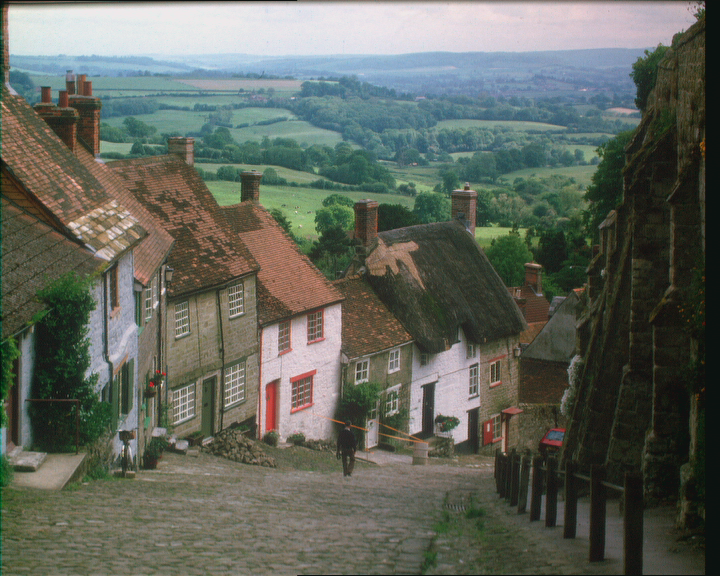
#> input picture Fuzzy/Main/images/goldhill.bmp, 720 x 576 px
$ python main.py
#> lines starting #> are read from the running program, lines starting #| are printed output that depends on the picture
### Fuzzy/Main/pixil_manip.py
import numpy as np
import cv2 as cv

"""
* FILENAME: pixil_manip.py
* DESCRIPTION:
*   contains function for manipulating pixils in the image.
*   WIP
"""


# >> creates matrix with dPj
#
# Parameter: np.matrix of size 3x3
# Return:    np.matrix of size 3x3 with the modified values
#
# Description:
# Will take in a 3x3 matrix representing grayscale pixils
# where each pixil is label Pj(from 1 to 8),
# with the center pixil being P (the main pixil)
# in the return matrix each Pj will be modified as follows:
# dPj = |Pj - P|
#
# | P1, P2, P3 |    | dP1, dP2, dP3 |
# | P4, P,  P5 | -> | dP4,  P,  dP5 |
# | P6, P7, P8 |    | dP6, dP7, dP8 |
#
# P is main pixle and Pj are the surrounding.
# d stands for delta
# [20 lines left out: functions get_dPj_matrix, apply_fuzzy_contrast, not called in this run]


def scale_down(img, max_height=200):
    # max_height is also the new width For simplicity
    # the desired size is 200 rows (height)

    # the resize ratio, what % we will resize the image
    resize_ratio = max_height/img.shape[0]
    if (resize_ratio >= 1):  # if smaller then don't resize
        return img

    new_width = int(img.shape[1] * resize_ratio)

    # doing the resizing
    # in short interpolation is a method for estimating the unkown values between two points
    # ...it much more complex than that though
    # using bilinear interpolation, which is linear interpolation but for two variables (x,y)
    img = cv.resize(img, [new_width, max_height], interpolation=cv.INTER_AREA)
    return img


# [9 lines left out: function scale_up, not called in this run]

### Fuzzy/Main/Edge_Fuzzy.py
from skfuzzy import control as ctrl     # the control system simulaion
import skfuzzy as fuzz                  # fuzzy logic and mf
import numpy as np                      # arrays and array operations


# >> dPj fuzzy set
# This creates the UOD and membership function
# for a single pixil value
# [68 lines left out: functions create_bit_fuzzy_set, create_edge_fuzzy_set, create_matrixOf_bit_fuzzy_set, create_control_sim, isEdge, not called in this run]


# contrast adjustment
# =======================================================
# =======================================================
def _create_intensity_fuzzy_set():
    # creating universe of discorse (0~255)
    uod_intensity = ctrl.Antecedent(np.arange(0, 256, 1), 'intensity')
    uod_intensity["Darker"] = fuzz.trapmf(
        uod_intensity.universe, [0, 0, 80, 150])
    uod_intensity["Gray"] = fuzz.trimf(uod_intensity.universe, [20, 80, 140])
    uod_intensity["Brighter"] = fuzz.trapmf(
        uod_intensity.universe, [80, 150, 255, 255])
    return uod_intensity


# [11 lines left out: function _create_output_intensity_fuzzy_set, not called in this run]


def create_intensity_sim():
    intensity = _create_intensity_fuzzy_set()
    output = _create_output_intensity_fuzzy_set()
    rule1 = ctrl.Rule(intensity['Darker'], output['Darkest'])
    rule2 = ctrl.Rule(intensity['Gray'], output['Gray'])
    rule3 = ctrl.Rule(intensity['Brighter'], output['Brightest'])
    intensity_ctrl = ctrl.ControlSystem([rule1, rule2, rule3])
    return ctrl.ControlSystemSimulation(intensity_ctrl)

### Fuzzy/Main/main.py
import Edge_Fuzzy as ef     # (custom) the fuzzy logic library
import pixil_manip as pm    # (custom) pixel manipulation library
import numpy as np          # for the matrix, and arrays
import cv2 as cv            # img reading and resizing
# import timeit              # benchmarking
# import matplotlib.pyplot as plt         # Displaying the plots


def apply_contrast(img):
    return_img = img
    intensity_sim = ef.create_intensity_sim()
    for i in range(img.shape[0]):
        print(i)
        for j in range(img.shape[1]):
            intensity_sim.input["intensity"] = return_img[i, j]
            intensity_sim.compute()
            return_img[i, j] = intensity_sim.output['output']
            #print(return_img[i, j])
    return return_img


# >> detect image edges
#
# parameters:
# img: the image we want to detect its edges
# simulation: the control sim with the appropriate mfs
#
# returns:
# image of the same shape-1 with the edges being white dots
# and non-edges being black.
#
def detect_edges(img, simulation):
    # creating an empty image
    returnImg = np.zeros((img.shape[0], img.shape[1], 3), np.uint8)

    # for each pixel
    # that is not at the image edge
    for i in range(1, img.shape[0]-1):
        print(i)    # works like a loading bar
        for j in range(1, img.shape[1]-1):
            # creating matrix
            mat = np.matrix([   # reading gray pixil values
                [img[i-1, j-1], img[i-1, j], img[i-1, j+1]],
                [img[i, j-1], img[i, j], img[i, j+1]],
                [img[i+1, j-1], img[i+1, j], img[i+1, j+1]]])
            mat_dPj = pm.get_dPj_matrix(mat)                # getting contrast
            # sending the inputs to the simulation
            pm.apply_fuzzy_contrast(simulation, mat_dPj)
            if(ef.isEdge(simulation)):                      # detecting if edge
                returnImg[i, j] = (255, 255, 255)           # draw a white dot
    print("done")
    return returnImg


# for simplicity
def show_and_wait(img, window="Testing"):
    cv.imshow(window, img)
    cv.waitKey(0)


# reading the image and displaying it
img = cv.imread("images/goldhill.bmp")
#> img is the input picture: shape (576, 720, 3); mean B, G, R 92.8, 102.2, 97.6
original_shape = img.shape[0:2]  # holding the orignal shape for later
#> original_shape = (576, 720)
show_and_wait(img)

# converting the image to grayscale, displaying, and compressing it.
img_gray = cv.cvtColor(img, cv.COLOR_BGR2GRAY)
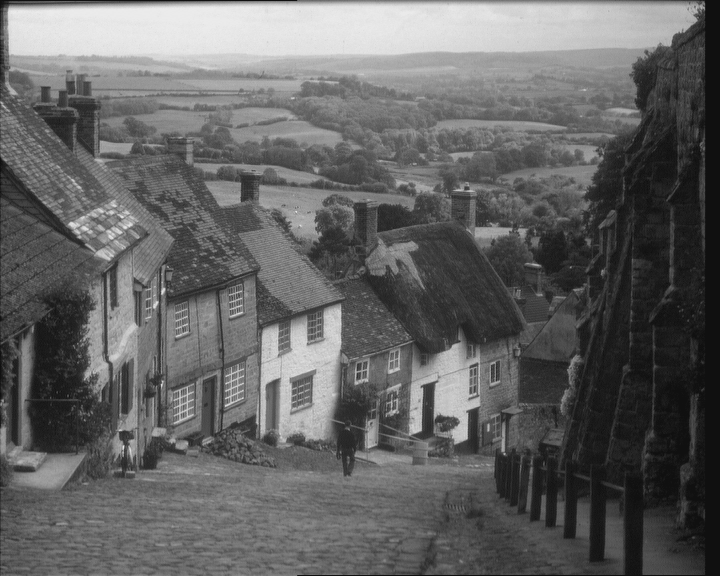
#> img_gray: shape (576, 720); min 16, max 235, mean 99.9
show_and_wait(img_gray)
img_gray = pm.scale_down(img_gray, 640)

# >> uncomplete feature, usable but not practical
#> (the run stopped early here; a loop or call above may not have finished)

$ run again, with Fuzzy/Main/images/BoatsColor.bmp copied over Fuzzy/Main/images/goldhill.bmp
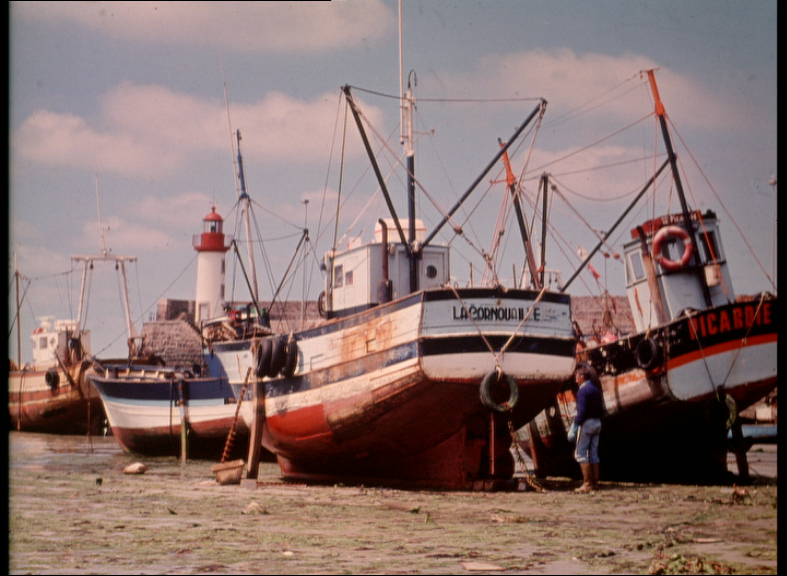
#> input picture Fuzzy/Main/images/BoatsColor.bmp, 787 x 576 px
#> img is the input picture: shape (576, 787, 3); mean B, G, R 111.6, 114.7, 137.3
#> `img_gray = cv.cvtColor(img, cv.COLOR_BGR2GRAY)`:
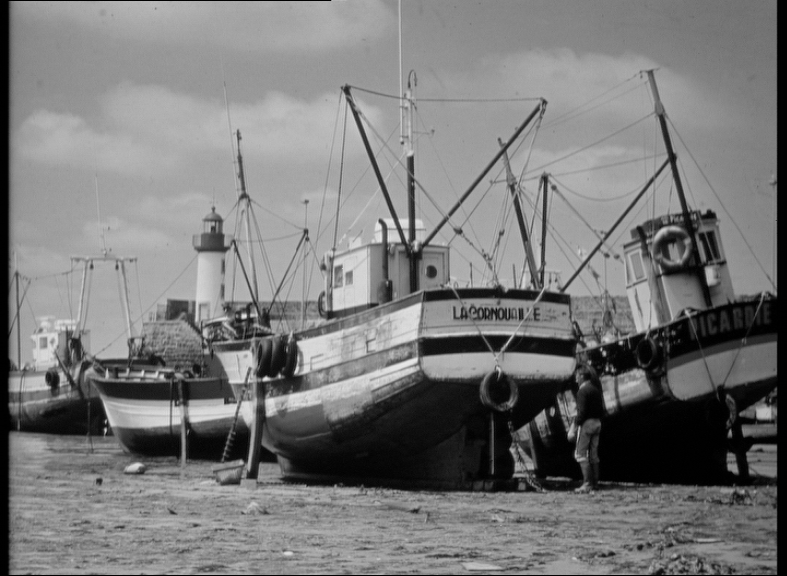
#> img_gray: shape (576, 787); min 0, max 233, mean 121.1

$ run again, with Fuzzy/Main/images/baboon.bmp copied over Fuzzy/Main/images/goldhill.bmp
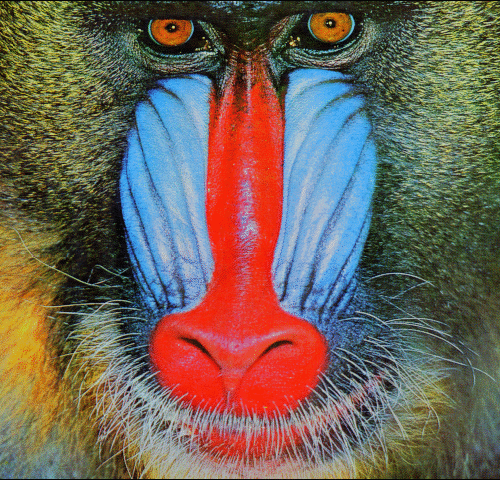
#> input picture Fuzzy/Main/images/baboon.bmp, 500 x 480 px
#> img is the input picture: shape (480, 500, 3); mean B, G, R 88.7, 100.4, 113
#> `img_gray = cv.cvtColor(img, cv.COLOR_BGR2GRAY)`:
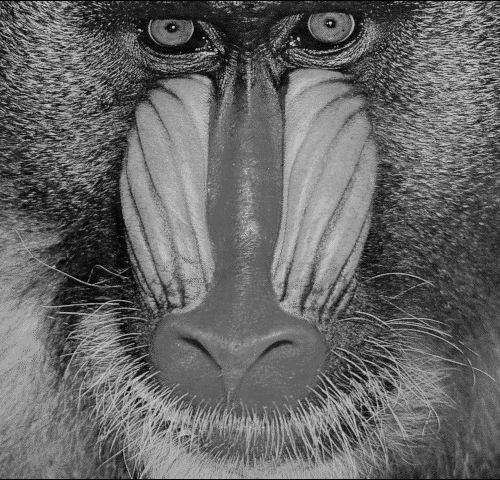
#> img_gray: shape (480, 500); min 6, max 201, mean 102.9
